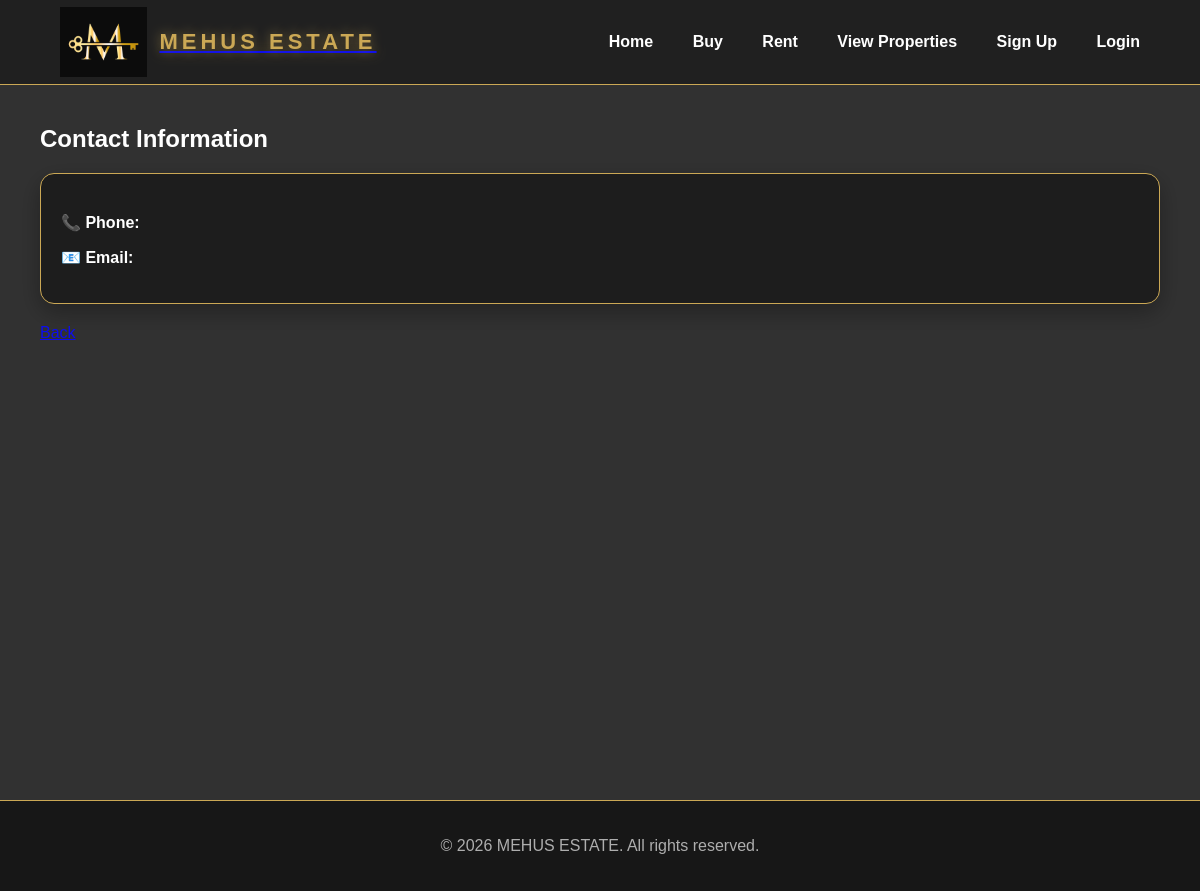
Before: /contact/2 with the older database file.
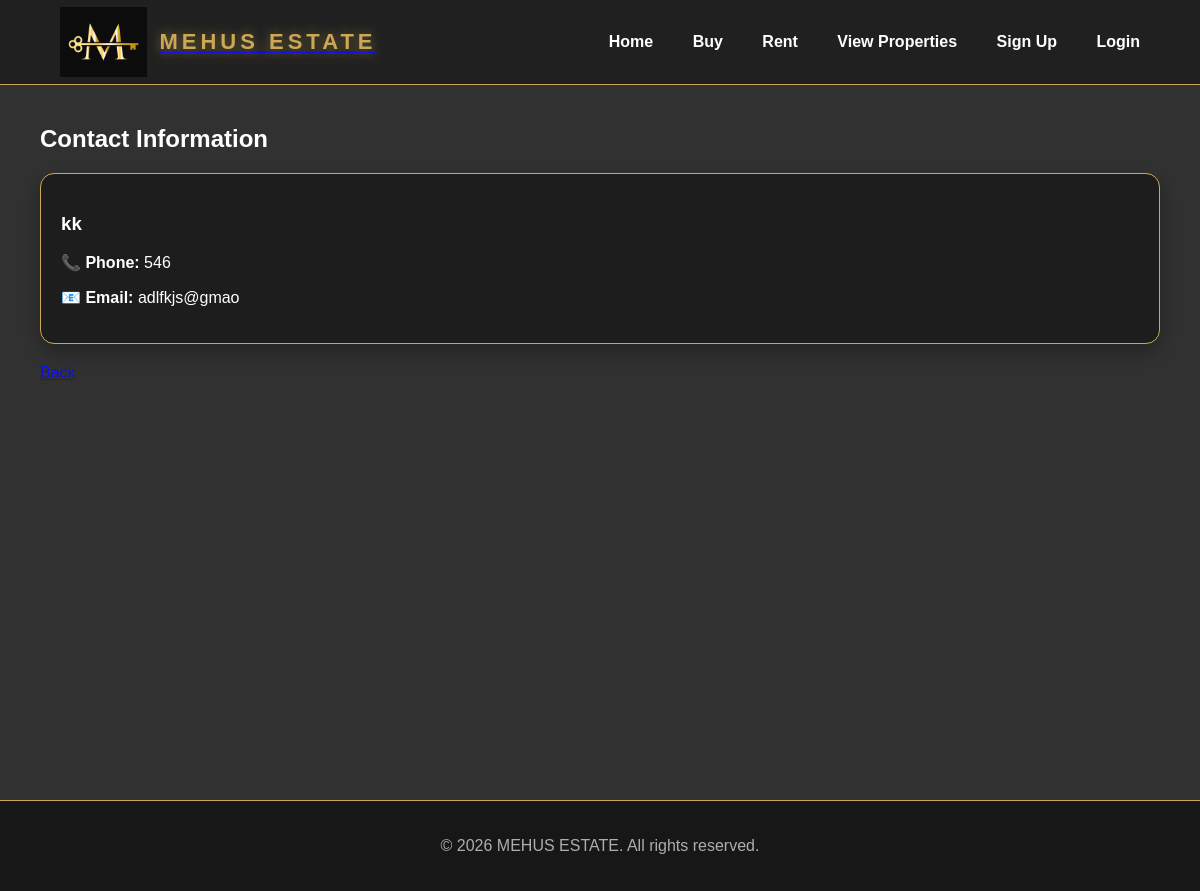
After: the same page with the newer database file.
### tables this page shows
CREATE TABLE properties (
    id INTEGER PRIMARY KEY AUTOINCREMENT,
    user_id INTEGER NOT NULL,
    title TEXT NOT NULL,
    location TEXT NOT NULL,
    property_type TEXT NOT NULL,
    area TEXT NOT NULL,
    bedrooms TEXT NOT NULL,
    bathrooms TEXT NOT NULL,
    status TEXT NOT NULL,
    price REAL NOT NULL,
    contact_phone TEXT NOT NULL,
    contact_email TEXT NOT NULL,
    FOREIGN KEY (user_id) REFERENCES users (id)
);

### app.py (the view)
@app.route("/contact/<int:property_id>")
def contact(property_id):
    conn = get_db()
    property = conn.execute(
        "SELECT * FROM properties WHERE id = ?",
        (property_id,)
    ).fetchone()
    conn.close()
    return render_template("contact.html", property=property)

### app.py (called while the page is built)
def get_db():
    conn = sqlite3.connect("database.db")
    conn.row_factory = sqlite3.Row
    return conn

### templates/contact.html
{% extends "base.html" %}
{% block content %}
<h2>Contact Information</h2>
<div class="property-card">
    <h3>{{ property["title"] }}</h3>
    <p><strong>📞 Phone:</strong> {{ property["contact_phone"] }}</p>
    <p><strong>📧 Email:</strong> {{ property["contact_email"] }}</p>
</div>
<a href="/view_properties">Back</a>
{% endblock %}

### templates/base.html (shortened to what this page needs)
<!DOCTYPE html>
<html>
<head>
</head>
<body class="{% if request.path == '/' %}home-page{% else %}inner-page{% endif %}">
    <nav class="navbar">
        <a href="/" class="logo-box">
            <img src="{{ url_for('static', filename='images/logo.jpg') }}">
            <div class="brand-name">MEHUS ESTATE</div>
        </a>
        <div class="nav-links">
                <a href="/" class="{% if request.path == '/' %}active{% endif %}">Home</a>
                <a href="/view_properties">Buy</a>
                <a href="/view_properties">Rent</a>
                <a href="/view_properties" class="{% if request.path == '/view_properties' %}active{% endif %}">View Properties</a>
            {% if session.get("user_id") %}
                <a href="/dashboard">My Properties</a>
                <a href="/add_property">Add Property</a>
                <a href="/logout">Logout</a>
            {% else %}
                <a href="/register">Sign Up</a>
                <a href="/login">Login</a>
            {% endif %}
        </div>
    </nav>
    <div class="container">
        {% block content %}{% endblock %}
    </div>
    <footer class="footer">
        <p>© 2026 MEHUS ESTATE. All rights reserved.</p>
    </footer>
</body>
</html>

Changed rows visible on the page:
added properties: title "kk", contact_phone "546", contact_email "adlfkjs@gmao"
